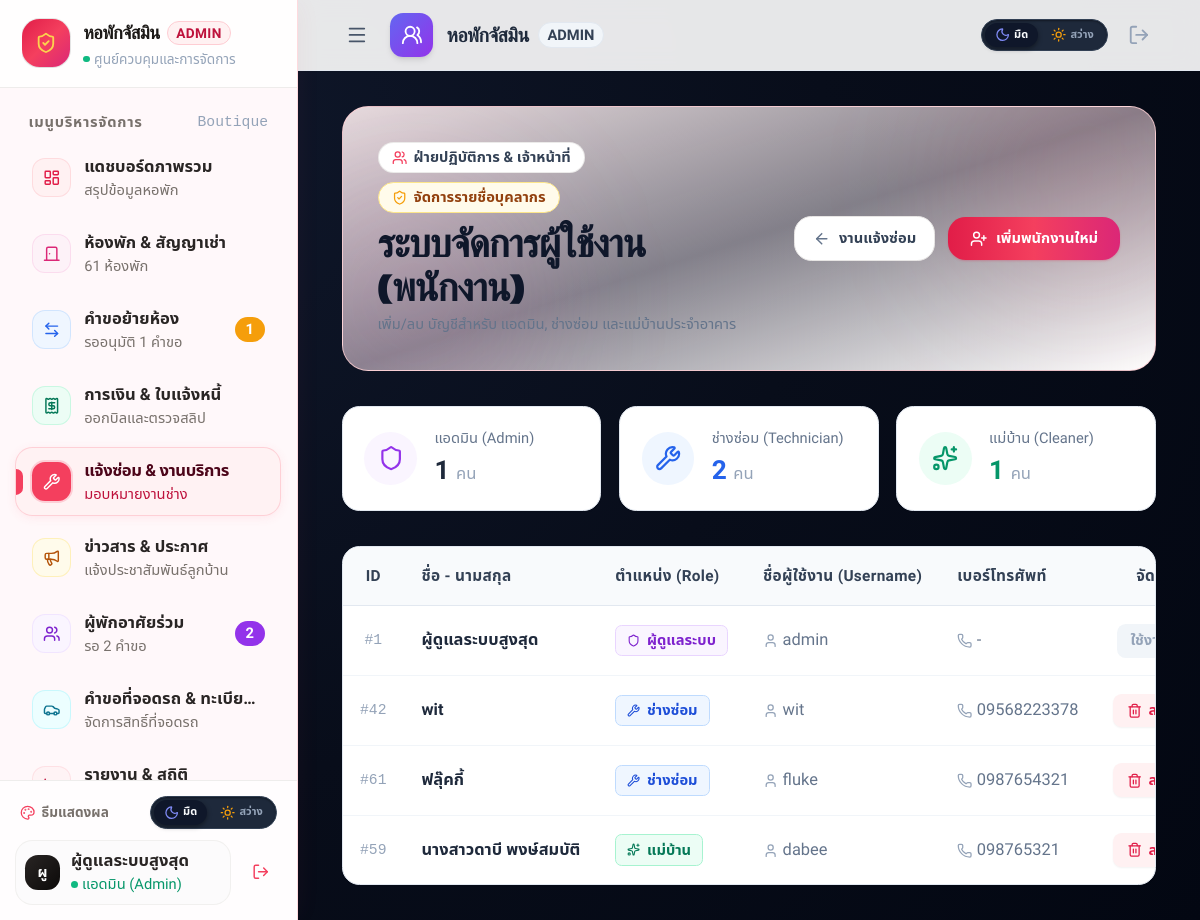
The app's page /manage_staff.php (signed in) with its own data.
### tables this page shows
CREATE TABLE `user` (
  `userId` int(11) NOT NULL AUTO_INCREMENT,
  `username` varchar(50) NOT NULL,
  `password` varchar(255) NOT NULL,
  `fullName` varchar(100) NOT NULL,
  `phone` varchar(20) DEFAULT NULL,
  `email` varchar(100) DEFAULT NULL,
  `status` varchar(20) DEFAULT 'Active',
  `role` enum('Admin','Tenant','Technician','Cleaner') NOT NULL DEFAULT 'Tenant',
  `emergencyName` varchar(100) DEFAULT NULL,
  `emergencyPhone` varchar(20) DEFAULT NULL,
  `vehiclePlate` varchar(50) DEFAULT NULL,
  `idCard` varchar(20) DEFAULT NULL,
  `address` text DEFAULT NULL,
  `vehicleProvince` varchar(100) DEFAULT NULL,
  `vehicleType` varchar(30) DEFAULT 'Car',
  PRIMARY KEY (`userId`),
  UNIQUE KEY `username` (`username`)
);

### manage_staff.php (the view, shortened to what this page needs)
<?php
require_once 'includes/db_connect.php';
$staffs = $conn->query("SELECT * FROM User WHERE role IN ('Admin', 'Technician', 'Cleaner') ORDER BY role ASC, fullName ASC")->fetchAll(PDO::FETCH_ASSOC);
$countAdmin = 0; $countTech = 0; $countCleaner = 0;
foreach($staffs as $s) {
    if($s['role'] == 'Admin') $countAdmin++;
    if($s['role'] == 'Technician') $countTech++;
    if($s['role'] == 'Cleaner') $countCleaner++;
}
?>
<!DOCTYPE html>
<html lang="th">
<head>
  <script src="https://cdn.tailwindcss.com"></script>
</head>
<body class="min-h-screen flex flex-col antialiased selection:bg-blue-600 selection:text-white bg-[#FAF9F6] text-slate-800">
  <?php include_once 'includes/admin_sidebar.php'; ?>
  <header class="sticky top-0 z-40 bg-white/90 backdrop-blur-md border-b border-slate-200 shadow-sm">
    <div class="max-w-7xl mx-auto px-4 sm:px-6 lg:px-8">
      <div class="flex items-center justify-between h-16">
        <div class="flex items-center space-x-3">
          <button type="button" onclick="toggleAdminSidebar()" class="p-2 -ml-1 rounded-xl text-slate-600 hover:text-slate-900 hover:bg-slate-100 transition focus:outline-none cursor-pointer" title="เปิด/ปิด แถบเมนูด้านซ้าย">
            <i data-lucide="menu" class="w-5 h-5"></i>
          </button>
          <div class="w-10 h-10 rounded-xl bg-gradient-to-br from-indigo-500 to-purple-600 flex items-center justify-center text-white shadow-md">
            <i data-lucide="users-round" class="w-5 h-5"></i>
          </div>
          <div class="flex items-center space-x-2">
            <span class="font-display font-bold text-lg tracking-tight text-slate-800">หอพักจัสมิน</span>
            <span class="text-xs bg-slate-100 text-slate-700 font-semibold px-2 py-0.5 rounded-full border border-slate-200 uppercase">ADMIN</span>
          </div>
        </div>
        <div class="flex items-center space-x-3">
          <?php include 'includes/theme_toggle.php'; ?>
          <a href="logout.php" onclick="return confirm('ออกจากระบบ?');" class="text-slate-400 hover:text-rose-500 transition p-1.5 rounded-lg hover:bg-rose-50" title="ออกจากระบบ">
              <i data-lucide="log-out" class="w-5 h-5"></i>
          </a>
        </div>
      </div>
    </div>
  </header>
  <main class="flex-1 max-w-7xl w-full mx-auto px-4 sm:px-6 lg:px-8 py-8">
    <div class="p-6 sm:p-8 relative overflow-hidden bg-gradient-to-br from-rose-50/90 via-pink-50/50 to-white border border-rose-200/80 rounded-3xl shadow-xs mb-6 sm:mb-8">
      <div class="absolute -right-16 -top-16 w-64 h-64 bg-rose-400/10 rounded-full blur-3xl pointer-events-none"></div>
      <div class="absolute -left-16 -bottom-16 w-64 h-64 bg-pink-400/10 rounded-full blur-3xl pointer-events-none"></div>
      <div class="relative z-10 flex flex-col md:flex-row md:items-center justify-between gap-5">
        <div>
          <div class="flex items-center gap-2 flex-wrap mb-2">
            <span class="inline-flex items-center gap-1.5 text-xs font-semibold text-slate-700 bg-white border border-stone-200/80 px-3 py-1 rounded-full shadow-2xs">
              <i data-lucide="users" class="w-3.5 h-3.5 text-rose-500"></i>
              <span>ฝ่ายปฏิบัติการ & เจ้าหน้าที่</span>
            </span>
            <span class="inline-flex items-center gap-1.5 text-xs font-semibold text-amber-800 bg-amber-50 border border-amber-200 px-3 py-1 rounded-full">
              <i data-lucide="shield-check" class="w-3.5 h-3.5 text-amber-500"></i>
              <span>จัดการรายชื่อบุคลากร</span>
            </span>
          </div>
          <h1 class="text-2xl sm:text-3xl lg:text-4xl font-display font-extrabold text-slate-900 tracking-tight">
            ระบบจัดการผู้ใช้งาน (พนักงาน)
          </h1>
          <p class="text-xs sm:text-sm text-slate-500 mt-1">
            เพิ่ม/ลบ บัญชีสำหรับ แอดมิน, ช่างซ่อม และแม่บ้านประจำอาคาร
          </p>
        </div>
        <div class="flex flex-wrap items-center gap-3 shrink-0">
          <a href="admin_requests.php" class="px-4 py-2.5 bg-white hover:bg-stone-50 text-slate-700 rounded-2xl text-xs sm:text-sm font-bold transition flex items-center gap-2 cursor-pointer border border-stone-200 shadow-2xs active:scale-95">
            <i data-lucide="arrow-left" class="w-4 h-4 text-slate-500"></i>
            <span>งานแจ้งซ่อม</span>
          </a>
          <button type="button" onclick="document.getElementById('addStaffModal').classList.remove('hidden')" class="px-5 py-2.5 bg-gradient-to-r from-rose-600 via-rose-500 to-pink-600 hover:from-rose-700 hover:to-pink-700 text-white rounded-2xl text-xs sm:text-sm font-bold transition flex items-center gap-2 shadow-sm shadow-rose-600/25 active:scale-95 cursor-pointer">
            <i data-lucide="user-plus" class="w-4 h-4"></i>
            <span>เพิ่มพนักงานใหม่</span>
          </button>
        </div>
      </div>
    </div>
    <div class="grid grid-cols-1 sm:grid-cols-3 gap-4 mb-8">
        <div class="bg-white p-5 rounded-2xl border border-slate-200 shadow-sm flex items-center gap-4">
            <div class="w-12 h-12 rounded-full bg-purple-50 text-purple-600 flex items-center justify-center"><i data-lucide="shield" class="w-6 h-6"></i></div>
            <div><p class="text-xs text-slate-500 font-medium mb-1">แอดมิน (Admin)</p><p class="text-2xl font-bold text-slate-800"><?php echo $countAdmin; ?> <span class="text-sm font-normal text-slate-400">คน</span></p></div>
        </div>
        <div class="bg-white p-5 rounded-2xl border border-slate-200 shadow-sm flex items-center gap-4">
            <div class="w-12 h-12 rounded-full bg-blue-50 text-blue-600 flex items-center justify-center"><i data-lucide="wrench" class="w-6 h-6"></i></div>
            <div><p class="text-xs text-slate-500 font-medium mb-1">ช่างซ่อม (Technician)</p><p class="text-2xl font-bold text-blue-600"><?php echo $countTech; ?> <span class="text-sm font-normal text-slate-400">คน</span></p></div>
        </div>
        <div class="bg-white p-5 rounded-2xl border border-slate-200 shadow-sm flex items-center gap-4">
            <div class="w-12 h-12 rounded-full bg-emerald-50 text-emerald-600 flex items-center justify-center"><i data-lucide="sparkles" class="w-6 h-6"></i></div>
            <div><p class="text-xs text-slate-500 font-medium mb-1">แม่บ้าน (Cleaner)</p><p class="text-2xl font-bold text-emerald-600"><?php echo $countCleaner; ?> <span class="text-sm font-normal text-slate-400">คน</span></p></div>
        </div>
    </div>
    <div class="bg-white rounded-2xl border border-slate-200 shadow-sm overflow-hidden">
        <div class="overflow-x-auto">
            <table class="w-full text-left text-sm text-slate-600 whitespace-nowrap">
                <thead class="bg-slate-50 text-slate-700 font-semibold border-b border-slate-200">
                    <tr>
                        <th class="p-4 w-12 text-center">ID</th>
                        <th class="p-4">ชื่อ - นามสกุล</th>
                        <th class="p-4">ตำแหน่ง (Role)</th>
                        <th class="p-4">ชื่อผู้ใช้งาน (Username)</th>
                        <th class="p-4">เบอร์โทรศัพท์</th>
                        <th class="p-4 text-center">จัดการ</th>
                    </tr>
                </thead>
                <tbody class="divide-y divide-slate-100">
                    <?php foreach($staffs as $s): ?>
                    <tr class="hover:bg-slate-50/50 transition">
                        <td class="p-4 text-center text-slate-400 font-mono text-xs">#<?php echo $s['userId']; ?></td>
                        <td class="p-4 font-semibold text-slate-800"><?php echo htmlspecialchars($s['fullName']); ?></td>
                        <td class="p-4">
                            <?php if($s['role'] == 'Admin'): ?>
                                <span class="inline-flex items-center gap-1.5 px-2.5 py-1 bg-purple-50 text-purple-700 border border-purple-200 rounded-md text-xs font-bold"><i data-lucide="shield" class="w-3 h-3"></i> ผู้ดูแลระบบ</span>
                            <?php elseif($s['role'] == 'Technician'): ?>
                                <span class="inline-flex items-center gap-1.5 px-2.5 py-1 bg-blue-50 text-blue-700 border border-blue-200 rounded-md text-xs font-bold"><i data-lucide="wrench" class="w-3 h-3"></i> ช่างซ่อม</span>
                            <?php elseif($s['role'] == 'Cleaner'): ?>
                                <span class="inline-flex items-center gap-1.5 px-2.5 py-1 bg-emerald-50 text-emerald-700 border border-emerald-200 rounded-md text-xs font-bold"><i data-lucide="sparkles" class="w-3 h-3"></i> แม่บ้าน</span>
                            <?php endif; ?>
                        </td>
                        <td class="p-4 text-slate-500"><i data-lucide="user" class="w-3.5 h-3.5 inline mr-1 text-slate-400"></i><?php echo htmlspecialchars($s['username']); ?></td>
                        <td class="p-4 text-slate-500"><i data-lucide="phone" class="w-3.5 h-3.5 inline mr-1 text-slate-400"></i><?php echo htmlspecialchars($s['phone'] ?? '-'); ?></td>
                        <td class="p-4 text-center">
                            <form action="" method="POST" onsubmit="return confirm('แน่ใจหรือไม่ที่จะลบบัญชี <?php echo htmlspecialchars($s['fullName']); ?> ออกจากระบบ?');">
                                <?php if($s['userId'] == $_SESSION['user_id']): ?>
                                    <button type="button" disabled class="px-3 py-1.5 bg-slate-100 text-slate-400 text-xs font-bold rounded-lg cursor-not-allowed">ใช้งานอยู่</button>
                                <?php else: ?>
                                    <button type="submit" name="delete_staff" class="px-3 py-1.5 bg-rose-50 hover:bg-rose-100 text-rose-600 text-xs font-bold rounded-lg flex items-center justify-center gap-1.5 shadow-sm transition mx-auto">
                                        <i data-lucide="trash-2" class="w-3.5 h-3.5"></i> ลบผู้ใช้
                                    </button>
                                <?php endif; ?>
                            </form>
                        </td>
                    </tr>
                    <?php endforeach; ?>
                </tbody>
            </table>
        </div>
    </div>
  </main>
</body>
</html>

### manage_staff.php (style rules this page uses)
body { background-color: #FAF9F6; color: #1e293b; }

### includes/theme_head.php (style rules this page uses)
html { font-size: 17px !important; -webkit-font-smoothing: antialiased; -moz-osx-font-smoothing: grayscale; text-rendering: optimizeLegibility; }
@media (min-width: 1024px) { html { font-size: 17.5px !important; } }
body, button, input, select, textarea, table { font-family: 'Prompt', 'Kanit', 'Noto Sans Thai', -apple-system, BlinkMacSystemFont, 'Segoe UI', Roboto, sans-serif; }
.text-xs { font-size: 0.84rem !important; line-height: 1.4 !important; }
.text-sm { font-size: 0.95rem !important; line-height: 1.5 !important; }
html[data-theme="dark"] .text-slate-400, html[data-theme="dark"] .text-stone-400, html[data-theme="dark"] .text-gray-400 { color: #94a3b8 !important; }
table th { font-size: 0.88rem !important; font-weight: 700 !important; letter-spacing: 0.02em; }
table td { font-size: 0.94rem !important; }
html, body { transition: background-color 0.2s ease, color 0.2s ease; }
html[data-theme="dark"], html.theme-dark, body.theme-dark, html[data-theme="dark"] body { background: radial-gradient(circle at 15% 15%, #0f172a 0%, #080d1a 50%, #030712 100%) !important; background-color: #080d1a !important; background-attachment: fixed !important; color: #f1f5f9 !important; }

### includes/admin_sidebar.php (style rules this page uses)
html, body { overflow-x: clip; }
main, header > div, .max-w-7xl, .max-w-6xl { transition: max-width 0.28s cubic-bezier(0.16, 1, 0.3, 1), padding 0.28s cubic-bezier(0.16, 1, 0.3, 1), width 0.28s cubic-bezier(0.16, 1, 0.3, 1); }
@media (min-width: 1024px) { body.admin-sidebar-open { padding-left: 17rem !important; transition: padding-left 0.28s cubic-bezier(0.16, 1, 0.3, 1); } }
@media (min-width: 1024px) { body.admin-sidebar-open main, body.admin-sidebar-open header > div, body.admin-sidebar-open .max-w-7xl { max-width: 98% !important; } }

### records on screen
user: userId "1", fullName "ผู้ดูแลระบบสูงสุด", role "Admin" (drawn), username "admin", phone "-", shows "ใช้งานอยู่"
user: userId "42", fullName "wit", role "Technician" (drawn), username "wit", phone "09568223378", shows "ลบผู้ใช้"
user: userId "61", fullName "ฟลุ๊คกี้", role "Technician" (drawn), username "fluke", phone "0987654321", shows "ลบผู้ใช้"
user: userId "59", fullName "นางสาวดาบี พงษ์สมบัติ", role "Cleaner" (drawn), username "dabee", phone "098765321", shows "ลบผู้ใช้"

### other values on screen
$item['title'] "แดชบอร์ดภาพรวม"
$item['subtitle'] "สรุปข้อมูลหอพัก"
$item['title'] "ห้องพัก & สัญญาเช่า"
$item['subtitle'] "61 ห้องพัก"
$item['title'] "คำขอย้ายห้อง"
$item['subtitle'] "รออนุมัติ 1 คำขอ"
$badgeCount "1"
$item['title'] "การเงิน & ใบแจ้งหนี้"
$item['subtitle'] "ออกบิลและตรวจสลิป"
$item['title'] "แจ้งซ่อม & งานบริการ"
$item['subtitle'] "มอบหมายงานช่าง"
$item['title'] "ข่าวสาร & ประกาศ"
$item['subtitle'] "แจ้งประชาสัมพันธ์ลูกบ้าน"
$item['title'] "ผู้พักอาศัยร่วม"
$item['subtitle'] "รอ 2 คำขอ"
